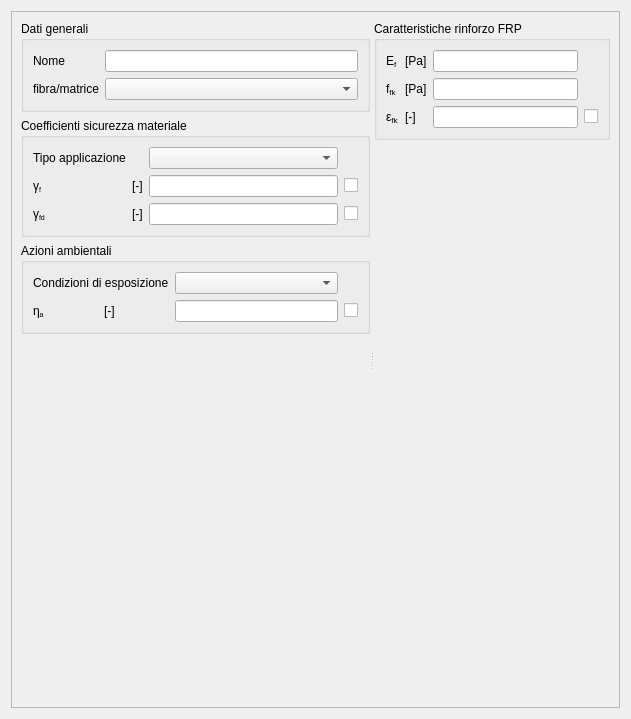
<?xml version="1.0" encoding="UTF-8"?>
<ui version="4.0">
 <class>FRPGUI</class>
 <widget class="QWidget" name="FRPGUI">
  <property name="geometry">
   <rect>
    <x>0</x>
    <y>0</y>
    <width>631</width>
    <height>719</height>
   </rect>
  </property>
  <property name="windowTitle">
   <string>Form</string>
  </property>
  <layout class="QGridLayout" name="gridLayout_16">
   <item row="0" column="0">
    <widget class="QScrollArea" name="scrollArea">
     <property name="widgetResizable">
      <bool>true</bool>
     </property>
     <widget class="QWidget" name="scrollAreaWidgetContents">
      <property name="geometry">
       <rect>
        <x>0</x>
        <y>0</y>
        <width>611</width>
        <height>699</height>
       </rect>
      </property>
      <layout class="QGridLayout" name="gridLayout_15">
       <item row="0" column="0">
        <widget class="QSplitter" name="mainVertSplitter">
         <property name="orientation">
          <enum>Qt::Horizontal</enum>
         </property>
         <widget class="QWidget" name="layoutWidget">
          <layout class="QVBoxLayout" name="leftVertLayout">
           <item>
            <widget class="QGroupBox" name="generalDataGroupBox">
             <property name="title">
              <string>Dati generali</string>
             </property>
             <layout class="QGridLayout" name="gridLayout_7">
              <item row="0" column="0">
               <widget class="QLabelRichName" name="nameLabel">
                <property name="text">
                 <string>Nome</string>
                </property>
               </widget>
              </item>
              <item row="0" column="1">
               <widget class="QLineEditValue" name="nameLineEdit"/>
              </item>
              <item row="1" column="0">
               <widget class="QLabelRichName" name="fiberTypeLabel">
                <property name="text">
                 <string>fibra/matrice</string>
                </property>
               </widget>
              </item>
              <item row="1" column="1">
               <widget class="QComboBoxEnum" name="fiberTypeComboBox"/>
              </item>
             </layout>
            </widget>
           </item>
           <item>
            <widget class="QGroupBox" name="gammafGroupBox">
             <property name="title">
              <string>Coefficienti sicurezza materiale</string>
             </property>
             <layout class="QGridLayout" name="gridLayout">
              <item row="0" column="0">
               <widget class="QLabelRichName" name="applicationTypeLabel">
                <property name="text">
                 <string>Tipo applicazione</string>
                </property>
               </widget>
              </item>
              <item row="0" column="2">
               <widget class="QComboBoxEnum" name="applicationTypeComboBox"/>
              </item>
              <item row="1" column="3">
               <widget class="QCheckBoxReadOnly" name="gammafCheckBox">
                <property name="text">
                 <string/>
                </property>
               </widget>
              </item>
              <item row="1" column="0">
               <widget class="QLabelRichName" name="gammafLabel">
                <property name="text">
                 <string>γ&lt;span style=&quot; font-size:8pt; vertical-align:sub;&quot;&gt;f&lt;/span&gt;</string>
                </property>
               </widget>
              </item>
              <item row="1" column="2">
               <widget class="QLineEditValue" name="gammafLineEdit"/>
              </item>
              <item row="1" column="1">
               <widget class="QLabelUnitMeasure" name="gammafUMLabel">
                <property name="text">
                 <string>[-]</string>
                </property>
               </widget>
              </item>
              <item row="2" column="0">
               <widget class="QLabelRichName" name="gammafdLabel">
                <property name="text">
                 <string>γ&lt;span style=&quot; font-size:8pt; vertical-align:sub;&quot;&gt;fd&lt;/span&gt;</string>
                </property>
               </widget>
              </item>
              <item row="2" column="1">
               <widget class="QLabelUnitMeasure" name="gammafdUMLabel">
                <property name="text">
                 <string>[-]</string>
                </property>
               </widget>
              </item>
              <item row="2" column="2">
               <widget class="QLineEditValue" name="gammafdLineEdit"/>
              </item>
              <item row="2" column="3">
               <widget class="QCheckBoxReadOnly" name="gammafdCheckBox">
                <property name="text">
                 <string/>
                </property>
               </widget>
              </item>
             </layout>
            </widget>
           </item>
           <item>
            <widget class="QGroupBox" name="actionsGroupBox">
             <property name="title">
              <string>Azioni ambientali</string>
             </property>
             <layout class="QGridLayout" name="gridLayout_11">
              <item row="0" column="2">
               <widget class="QComboBoxEnum" name="expositionComboBox"/>
              </item>
              <item row="1" column="0">
               <widget class="QLabelRichName" name="etaaLabel">
                <property name="text">
                 <string>η&lt;span style=&quot; font-size:8pt; vertical-align:sub;&quot;&gt;a&lt;/span&gt;</string>
                </property>
               </widget>
              </item>
              <item row="1" column="2">
               <widget class="QLineEditValue" name="etaaLineEdit"/>
              </item>
              <item row="1" column="1">
               <widget class="QLabelUnitMeasure" name="etaaUMLabel">
                <property name="text">
                 <string>[-]</string>
                </property>
               </widget>
              </item>
              <item row="0" column="0" colspan="2">
               <widget class="QLabelRichName" name="expositionLabel">
                <property name="text">
                 <string>Condizioni di esposizione</string>
                </property>
               </widget>
              </item>
              <item row="1" column="3">
               <widget class="QCheckBoxReadOnly" name="etaaCheckBox">
                <property name="text">
                 <string/>
                </property>
               </widget>
              </item>
             </layout>
            </widget>
           </item>
           <item>
            <spacer name="verticalSpacer_3">
             <property name="orientation">
              <enum>Qt::Vertical</enum>
             </property>
             <property name="sizeHint" stdset="0">
              <size>
               <width>20</width>
               <height>13</height>
              </size>
             </property>
            </spacer>
           </item>
          </layout>
         </widget>
         <widget class="QWidget" name="layoutWidget">
          <layout class="QVBoxLayout" name="rightVertLayout">
           <item>
            <widget class="QGroupBox" name="FRPFeatGroupBox">
             <property name="title">
              <string>Caratteristiche rinforzo FRP</string>
             </property>
             <layout class="QGridLayout" name="gridLayout_13">
              <item row="2" column="0">
               <widget class="QLabelRichName" name="EfLabel">
                <property name="text">
                 <string>E&lt;span style=&quot; vertical-align:sub;&quot;&gt;f&lt;/span&gt;</string>
                </property>
               </widget>
              </item>
              <item row="4" column="2">
               <widget class="QLineEditValue" name="epsfkLineEdit"/>
              </item>
              <item row="2" column="1">
               <widget class="QLabelUnitMeasure" name="EfUMLabel">
                <property name="text">
                 <string>[Pa]</string>
                </property>
               </widget>
              </item>
              <item row="4" column="1">
               <widget class="QLabelUnitMeasure" name="epsfkUMLabel">
                <property name="text">
                 <string>[-]</string>
                </property>
               </widget>
              </item>
              <item row="2" column="2">
               <widget class="QLineEditValue" name="EfLineEdit"/>
              </item>
              <item row="4" column="0">
               <widget class="QLabelRichName" name="epsfkLabel">
                <property name="text">
                 <string>ε&lt;span style=&quot;vertical-align:sub;&quot;&gt;fk&lt;/span&gt;</string>
                </property>
               </widget>
              </item>
              <item row="4" column="3">
               <widget class="QCheckBoxReadOnly" name="epsfkCheckBox">
                <property name="text">
                 <string/>
                </property>
               </widget>
              </item>
              <item row="3" column="0">
               <widget class="QLabelRichName" name="ffkLabel">
                <property name="text">
                 <string>f&lt;span style=&quot;vertical-align:sub;&quot;&gt;fk&lt;/span&gt;</string>
                </property>
               </widget>
              </item>
              <item row="3" column="1">
               <widget class="QLabelUnitMeasure" name="ffkUMLabel">
                <property name="text">
                 <string>[Pa]</string>
                </property>
               </widget>
              </item>
              <item row="3" column="2">
               <widget class="QLineEditValue" name="ffkLineEdit"/>
              </item>
             </layout>
            </widget>
           </item>
           <item>
            <spacer name="rightVertSpacer">
             <property name="orientation">
              <enum>Qt::Vertical</enum>
             </property>
             <property name="sizeHint" stdset="0">
              <size>
               <width>20</width>
               <height>106</height>
              </size>
             </property>
            </spacer>
           </item>
          </layout>
         </widget>
        </widget>
       </item>
      </layout>
     </widget>
    </widget>
   </item>
  </layout>
 </widget>
 <customwidgets>
  <customwidget>
   <class>QLabelRichName</class>
   <extends>QLabel</extends>
   <header>qlabelrichname.h</header>
  </customwidget>
  <customwidget>
   <class>QLineEditValue</class>
   <extends>QLineEdit</extends>
   <header>qlineeditvalue.h</header>
  </customwidget>
  <customwidget>
   <class>QLabelUnitMeasure</class>
   <extends>QLabel</extends>
   <header>qlabelunitmeasure.h</header>
  </customwidget>
  <customwidget>
   <class>QComboBoxEnum</class>
   <extends>QComboBox</extends>
   <header>qcomboboxenum.h</header>
  </customwidget>
  <customwidget>
   <class>QCheckBoxReadOnly</class>
   <extends>QCheckBox</extends>
   <header>qcheckboxreadonly.h</header>
  </customwidget>
 </customwidgets>
 <resources/>
 <connections/>
</ui>
